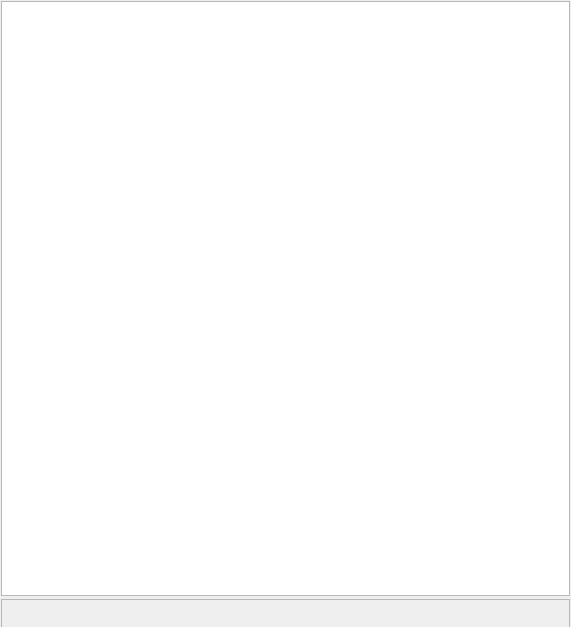
<?xml version="1.0" encoding="UTF-8"?>
<ui version="4.0">
 <class>PlayListWidget</class>
 <widget class="QWidget" name="PlayListWidget">
  <property name="geometry">
   <rect>
    <x>0</x>
    <y>0</y>
    <width>571</width>
    <height>627</height>
   </rect>
  </property>
  <property name="windowTitle">
   <string>Form</string>
  </property>
  <layout class="QGridLayout" name="gridLayout_2">
   <property name="horizontalSpacing">
    <number>2</number>
   </property>
   <property name="margin">
    <number>1</number>
   </property>
   <item row="0" column="0">
    <layout class="QGridLayout" name="gridLayout">
     <property name="spacing">
      <number>0</number>
     </property>
     <item row="1" column="0">
      <widget class="QFrame" name="ActionFrame_">
       <property name="minimumSize">
        <size>
         <width>0</width>
         <height>30</height>
        </size>
       </property>
       <property name="maximumSize">
        <size>
         <width>16777215</width>
         <height>24</height>
        </size>
       </property>
       <property name="frameShape">
        <enum>QFrame::StyledPanel</enum>
       </property>
       <property name="frameShadow">
        <enum>QFrame::Raised</enum>
       </property>
      </widget>
     </item>
     <item row="0" column="0">
      <widget class="LeechCraft::Potorchu::PlayListView" name="PlayListView_"/>
     </item>
    </layout>
   </item>
  </layout>
 </widget>
 <customwidgets>
  <customwidget>
   <class>LeechCraft::Potorchu::PlayListView</class>
   <extends>QListView</extends>
   <header>playlistview.h</header>
  </customwidget>
 </customwidgets>
 <resources/>
 <connections/>
</ui>
